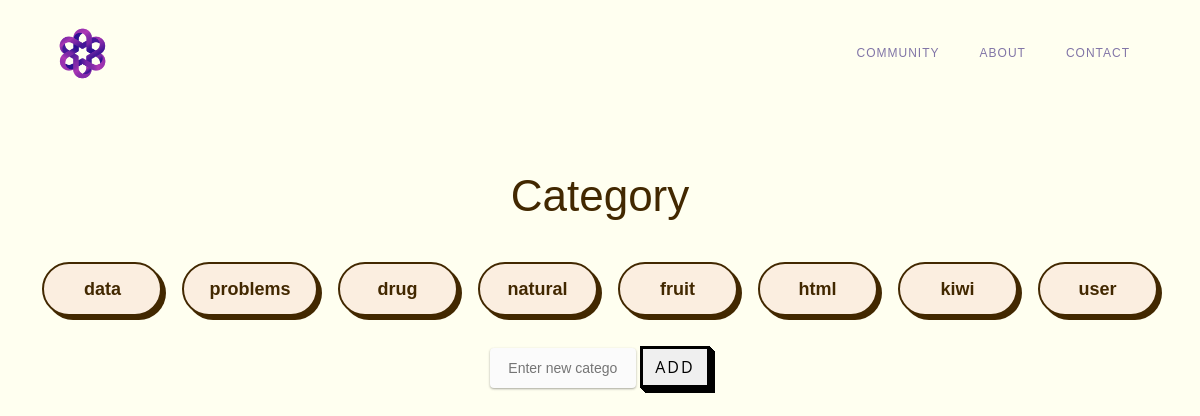
Page /category/ (signed in) on the committed database.
### user/models.py (models this page shows)
class UserCategory(models.Model):
    inserted_category=models.CharField(max_length=32)
    user_id=models.ForeignKey(User,on_delete=models.SET_NULL, null=True)

### main/views.py (the view, shortened to what this page needs)
# urls.py: path('category/',views.category,name="category"),
def category(request):
    while answer_list:
        fullanswer_str=answer_list.popleft()
        question_str=question_list.popleft()
        add_contents(request,fullanswer_str,question_str)
    userCategories=UserCategory.objects.filter(user_id__username=request.user.username)
    context={'userCategories':userCategories}
    return render(request,"main/category.html",context=context)

### main/templates/main/category.html (shortened to what this page needs)
{% load static %}
<!DOCTYPE html>
<html>
<head>
  <link href="{% static 'css/styles.css' %}" rel="stylesheet" type="text/css" />
</head>
<body>
    <div data-collapse="medium" data-animation="default" data-duration="400" data-easing="ease" data-easing2="ease"
    role="banner" class="navigation w-nav">
    <div class="navigation-items"><a href="/" class="logo-link w-nav-brand"><img src="{% static 'img/logo.png' %}"
            width="65" alt="" class="logo-image" /></a>
    </div>
    <div class="navigation-wrap">
    <a href="/community/" class="navigation-item w-nav-link">Community</a>
    <a href="/about/" class="navigation-item w-nav-link">About</a>
    <a href="/contact/"class="navigation-item w-nav-link">Contact</a>
    </div>
    </div>
  <div class="section">
    <div class="container cc-heading-wrap">
      <h1 class="heading-5">Category</h1>
      <div class="store-categories-wrap">
          <div class="collection-wrap">
            {%for category in userCategories %}
            <button class="button-74" role="button"
              onclick="location.href='/category/{{category.pk}}/'">{{category.inserted_category}}</button>
            {%endfor%}
          <form id="add-category-form" method="post" action="{% url 'category' %}" style="padding: 20px;">
            <input type="text" id="new-keyword-input" class="input-54" name="new_category" placeholder="Enter new category">
            <button type="submit" class="button-54">Add</button>
        </form>
          </div>
      </div>
    </div>
  </div>
</body>
</html>

### rows in the picture
UserCategory: inserted_category "data"
UserCategory: inserted_category "problems"
UserCategory: inserted_category "drug"
UserCategory: inserted_category "natural"
UserCategory: inserted_category "fruit"
UserCategory: inserted_category "html"
UserCategory: inserted_category "kiwi"
UserCategory: inserted_category "user"
